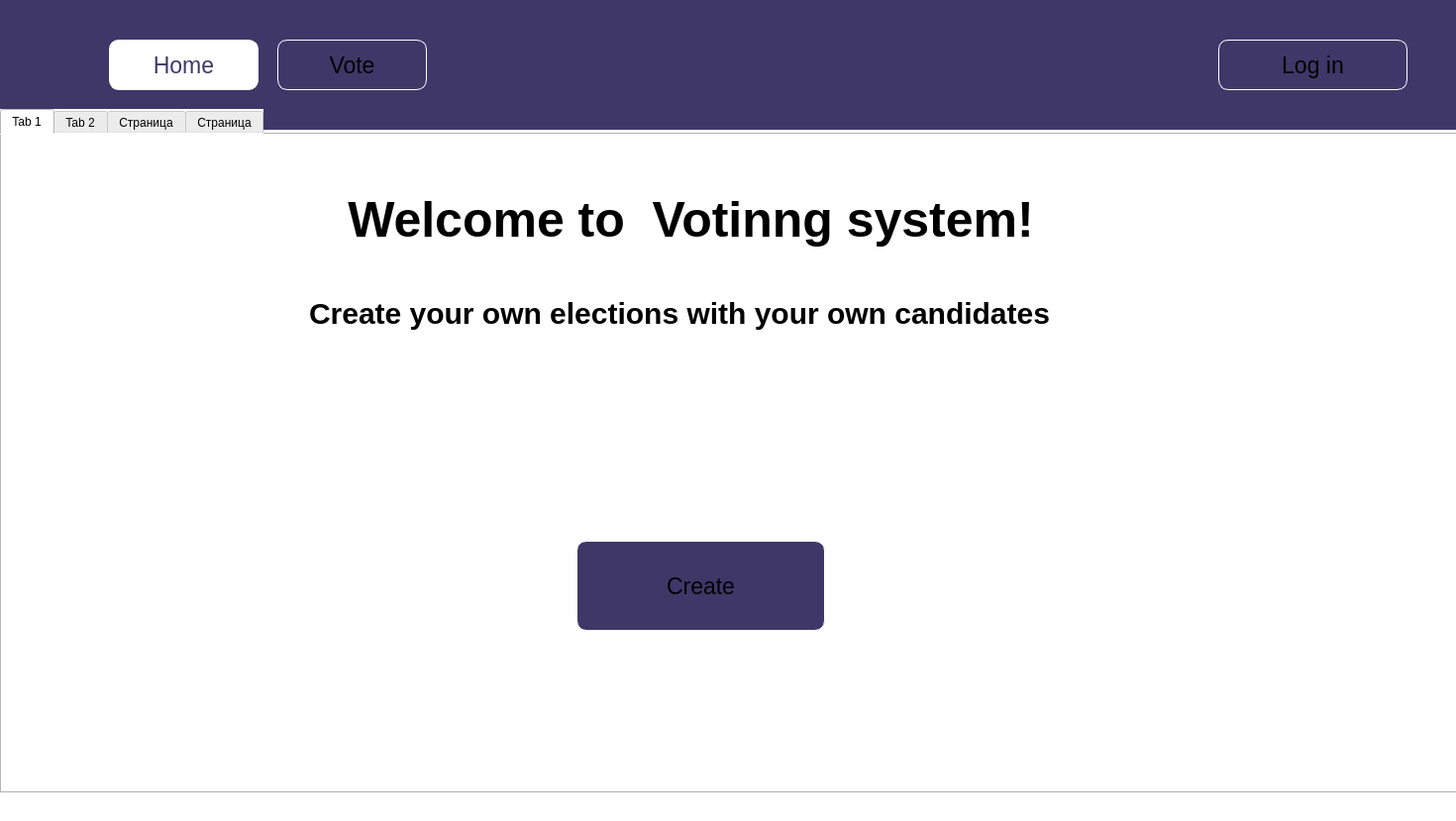
<?xml version="1.0" encoding="UTF-8"?>
<ui version="4.0">
 <class>MainWindow</class>
 <widget class="QMainWindow" name="MainWindow">
  <property name="geometry">
   <rect>
    <x>0</x>
    <y>0</y>
    <width>1470</width>
    <height>829</height>
   </rect>
  </property>
  <property name="minimumSize">
   <size>
    <width>1470</width>
    <height>829</height>
   </size>
  </property>
  <property name="maximumSize">
   <size>
    <width>1470</width>
    <height>829</height>
   </size>
  </property>
  <property name="windowTitle">
   <string>MainWindow</string>
  </property>
  <property name="styleSheet">
   <string notr="true">background-color: rgb(255, 255, 255);</string>
  </property>
  <widget class="QWidget" name="centralwidget">
   <widget class="QLabel" name="label">
    <property name="geometry">
     <rect>
      <x>-10</x>
      <y>-60</y>
      <width>1481</width>
      <height>191</height>
     </rect>
    </property>
    <property name="styleSheet">
     <string notr="true">background-color: rgb(63, 55, 104);</string>
    </property>
    <property name="text">
     <string/>
    </property>
   </widget>
   <widget class="QPushButton" name="pushButton_2">
    <property name="geometry">
     <rect>
      <x>1230</x>
      <y>40</y>
      <width>191</width>
      <height>51</height>
     </rect>
    </property>
    <property name="cursor">
     <cursorShape>PointingHandCursor</cursorShape>
    </property>
    <property name="styleSheet">
     <string notr="true">QPushButton {
    background-color: rgb(63, 55, 104);
	border-radius: 10px;
	font-size: 23px;
	border: 1px solid white;

}


</string>
    </property>
    <property name="text">
     <string>Log in</string>
    </property>
   </widget>
   <widget class="QPushButton" name="pushButton_3">
    <property name="geometry">
     <rect>
      <x>280</x>
      <y>40</y>
      <width>151</width>
      <height>51</height>
     </rect>
    </property>
    <property name="cursor">
     <cursorShape>PointingHandCursor</cursorShape>
    </property>
    <property name="styleSheet">
     <string notr="true">QPushButton {
    background-color: rgb(63, 55, 104);
	border-radius: 10px;
	font-size: 23px;
	border: 1px solid white;

}


</string>
    </property>
    <property name="text">
     <string>Vote</string>
    </property>
   </widget>
   <widget class="QPushButton" name="pushButton_4">
    <property name="geometry">
     <rect>
      <x>110</x>
      <y>40</y>
      <width>151</width>
      <height>51</height>
     </rect>
    </property>
    <property name="cursor">
     <cursorShape>PointingHandCursor</cursorShape>
    </property>
    <property name="styleSheet">
     <string notr="true">QPushButton {
    background-color: white;
    color: rgb(63, 55, 104);
    border-radius: 10px;
    font-size: 23px;
    border: 1px solid white;
}
</string>
    </property>
    <property name="text">
     <string>Home</string>
    </property>
   </widget>
   <widget class="QTabWidget" name="tabWidget">
    <property name="geometry">
     <rect>
      <x>0</x>
      <y>110</y>
      <width>1471</width>
      <height>691</height>
     </rect>
    </property>
    <property name="currentIndex">
     <number>0</number>
    </property>
    <widget class="QWidget" name="tab">
     <attribute name="title">
      <string>Tab 1</string>
     </attribute>
     <widget class="QLabel" name="label_3">
      <property name="geometry">
       <rect>
        <x>40</x>
        <y>50</y>
        <width>1311</width>
        <height>71</height>
       </rect>
      </property>
      <property name="styleSheet">
       <string notr="true">QLabel {
    font-family: &quot;Georgia&quot;; /* Или &quot;Times New Roman&quot; для похожего стиля */
    font-size: 50px;
    font-weight: bold;
    color: black;
}
</string>
      </property>
      <property name="text">
       <string>Welcome to  Votinng system!</string>
      </property>
      <property name="textFormat">
       <enum>Qt::MarkdownText</enum>
      </property>
      <property name="scaledContents">
       <bool>false</bool>
      </property>
      <property name="alignment">
       <set>Qt::AlignCenter</set>
      </property>
     </widget>
     <widget class="QLabel" name="label_4">
      <property name="geometry">
       <rect>
        <x>310</x>
        <y>160</y>
        <width>801</width>
        <height>41</height>
       </rect>
      </property>
      <property name="styleSheet">
       <string notr="true">QLabel {
    font-family: &quot;Georgia&quot;; /* Или &quot;Times New Roman&quot; для похожего стиля */
    font-size: 30px;
    font-weight: bold;
    color: black;
}
</string>
      </property>
      <property name="text">
       <string>Create your own elections with your own candidates</string>
      </property>
     </widget>
     <widget class="QPushButton" name="pushButton_5">
      <property name="geometry">
       <rect>
        <x>580</x>
        <y>410</y>
        <width>251</width>
        <height>91</height>
       </rect>
      </property>
      <property name="cursor">
       <cursorShape>PointingHandCursor</cursorShape>
      </property>
      <property name="styleSheet">
       <string notr="true">QPushButton {
    background-color: rgb(63, 55, 104);
	border-radius: 10px;
	font-size: 23px;
	border: 1px solid white;

}


</string>
      </property>
      <property name="text">
       <string>Create</string>
      </property>
     </widget>
    </widget>
    <widget class="QWidget" name="tab_2">
     <attribute name="title">
      <string>Tab 2</string>
     </attribute>
     <widget class="QLineEdit" name="lineEdit_11">
      <property name="geometry">
       <rect>
        <x>470</x>
        <y>150</y>
        <width>461</width>
        <height>71</height>
       </rect>
      </property>
      <property name="font">
       <font>
        <pointsize>-1</pointsize>
       </font>
      </property>
      <property name="cursor">
       <cursorShape>IBeamCursor</cursorShape>
      </property>
      <property name="styleSheet">
       <string notr="true">QLineEdit {
    color: rgb(0, 0, 0);
    font-size: 14px;
    border-radius: 10px;
    padding-left: 15px;
    border: 2px solid rgb(191, 191, 191); /* Границы серого цвета */
    background-color: rgb(255, 255, 255);
}
</string>
      </property>
      <property name="text">
       <string/>
      </property>
      <property name="placeholderText">
       <string>name of election</string>
      </property>
     </widget>
     <widget class="QLabel" name="label_5">
      <property name="geometry">
       <rect>
        <x>410</x>
        <y>30</y>
        <width>601</width>
        <height>61</height>
       </rect>
      </property>
      <property name="styleSheet">
       <string notr="true">QLabel {
    font-family: &quot;Georgia&quot;; /* Или &quot;Times New Roman&quot; для похожего стиля */
    font-size: 50px;
    font-weight: bold;
    color: black;
}
</string>
      </property>
      <property name="text">
       <string>Fill  to create elections</string>
      </property>
      <property name="textFormat">
       <enum>Qt::MarkdownText</enum>
      </property>
      <property name="scaledContents">
       <bool>false</bool>
      </property>
      <property name="alignment">
       <set>Qt::AlignCenter</set>
      </property>
     </widget>
     <widget class="QLabel" name="label_6">
      <property name="geometry">
       <rect>
        <x>260</x>
        <y>270</y>
        <width>221</width>
        <height>41</height>
       </rect>
      </property>
      <property name="styleSheet">
       <string notr="true">QLabel {
    font-family: &quot;Georgia&quot;; /* Или &quot;Times New Roman&quot; для похожего стиля */
    font-size: 50px;
    font-weight: bold;
    color: black;
}
</string>
      </property>
      <property name="text">
       <string>&lt;html&gt;&lt;head/&gt;&lt;body&gt;&lt;p&gt;&lt;span style=&quot; font-size:24pt;&quot;&gt;Start date&lt;/span&gt;&lt;/p&gt;&lt;/body&gt;&lt;/html&gt;</string>
      </property>
      <property name="textFormat">
       <enum>Qt::MarkdownText</enum>
      </property>
      <property name="scaledContents">
       <bool>false</bool>
      </property>
      <property name="alignment">
       <set>Qt::AlignCenter</set>
      </property>
     </widget>
     <widget class="QLabel" name="label_7">
      <property name="geometry">
       <rect>
        <x>900</x>
        <y>270</y>
        <width>221</width>
        <height>41</height>
       </rect>
      </property>
      <property name="styleSheet">
       <string notr="true">QLabel {
    font-family: &quot;Georgia&quot;; /* Или &quot;Times New Roman&quot; для похожего стиля */
    font-size: 50px;
    font-weight: bold;
    color: black;
}
</string>
      </property>
      <property name="text">
       <string>&lt;html&gt;&lt;head/&gt;&lt;body&gt;&lt;p&gt;&lt;span style=&quot; font-size:24pt;&quot;&gt;End date&lt;/span&gt;&lt;/p&gt;&lt;/body&gt;&lt;/html&gt;</string>
      </property>
      <property name="textFormat">
       <enum>Qt::MarkdownText</enum>
      </property>
      <property name="scaledContents">
       <bool>false</bool>
      </property>
      <property name="alignment">
       <set>Qt::AlignCenter</set>
      </property>
     </widget>
     <widget class="QPushButton" name="pushButton_6">
      <property name="geometry">
       <rect>
        <x>610</x>
        <y>500</y>
        <width>251</width>
        <height>91</height>
       </rect>
      </property>
      <property name="cursor">
       <cursorShape>PointingHandCursor</cursorShape>
      </property>
      <property name="styleSheet">
       <string notr="true">QPushButton {
    background-color: rgb(63, 55, 104);
	border-radius: 10px;
	font-size: 23px;
	border: 1px solid white;

}


</string>
      </property>
      <property name="text">
       <string>Create</string>
      </property>
     </widget>
     <widget class="QLineEdit" name="lineEdit_12">
      <property name="geometry">
       <rect>
        <x>150</x>
        <y>350</y>
        <width>461</width>
        <height>71</height>
       </rect>
      </property>
      <property name="font">
       <font>
        <pointsize>-1</pointsize>
       </font>
      </property>
      <property name="cursor">
       <cursorShape>IBeamCursor</cursorShape>
      </property>
      <property name="styleSheet">
       <string notr="true">QLineEdit {
    color: rgb(0, 0, 0);
    font-size: 14px;
    border-radius: 10px;
    padding-left: 15px;
    border: 2px solid rgb(191, 191, 191); /* Границы серого цвета */
    background-color: rgb(255, 255, 255);
}
</string>
      </property>
      <property name="text">
       <string/>
      </property>
      <property name="placeholderText">
       <string>(yyyy-MM-dd, HH:mm:ss)</string>
      </property>
     </widget>
     <widget class="QLineEdit" name="lineEdit_13">
      <property name="geometry">
       <rect>
        <x>910</x>
        <y>330</y>
        <width>461</width>
        <height>71</height>
       </rect>
      </property>
      <property name="font">
       <font>
        <pointsize>-1</pointsize>
       </font>
      </property>
      <property name="cursor">
       <cursorShape>IBeamCursor</cursorShape>
      </property>
      <property name="styleSheet">
       <string notr="true">QLineEdit {
    color: rgb(0, 0, 0);
    font-size: 14px;
    border-radius: 10px;
    padding-left: 15px;
    border: 2px solid rgb(191, 191, 191); /* Границы серого цвета */
    background-color: rgb(255, 255, 255);
}
</string>
      </property>
      <property name="text">
       <string/>
      </property>
      <property name="placeholderText">
       <string>(yyyy-MM-dd, HH:mm:ss)</string>
      </property>
     </widget>
    </widget>
    <widget class="QWidget" name="tab_3">
     <attribute name="title">
      <string>Страница</string>
     </attribute>
     <widget class="QTableWidget" name="tableWidget">
      <property name="geometry">
       <rect>
        <x>310</x>
        <y>80</y>
        <width>851</width>
        <height>451</height>
       </rect>
      </property>
      <property name="styleSheet">
       <string notr="true">border: 2px solid rgb(0, 0, 0); </string>
      </property>
     </widget>
     <widget class="QLabel" name="label_8">
      <property name="geometry">
       <rect>
        <x>430</x>
        <y>10</y>
        <width>601</width>
        <height>61</height>
       </rect>
      </property>
      <property name="styleSheet">
       <string notr="true">QLabel {
    font-family: &quot;Georgia&quot;; /* Или &quot;Times New Roman&quot; для похожего стиля */
    font-size: 50px;
    font-weight: bold;
    color: black;
}
</string>
      </property>
      <property name="text">
       <string>Welcome to elections!</string>
      </property>
      <property name="textFormat">
       <enum>Qt::MarkdownText</enum>
      </property>
      <property name="scaledContents">
       <bool>false</bool>
      </property>
      <property name="alignment">
       <set>Qt::AlignCenter</set>
      </property>
     </widget>
     <widget class="QLineEdit" name="lineEdit_14">
      <property name="geometry">
       <rect>
        <x>470</x>
        <y>570</y>
        <width>510</width>
        <height>61</height>
       </rect>
      </property>
      <property name="minimumSize">
       <size>
        <width>0</width>
        <height>0</height>
       </size>
      </property>
      <property name="maximumSize">
       <size>
        <width>510</width>
        <height>570</height>
       </size>
      </property>
      <property name="font">
       <font>
        <pointsize>-1</pointsize>
       </font>
      </property>
      <property name="cursor">
       <cursorShape>IBeamCursor</cursorShape>
      </property>
      <property name="styleSheet">
       <string notr="true">QLineEdit {
    color: rgb(0, 0, 0);
    font-size: 14px;
    border-radius: 10px;
    padding-left: 15px;
    border: 2px solid rgb(0, 0, 0); /* Границы серого цвета */
    background-color: rgb(255, 255, 255);
}
</string>
      </property>
      <property name="text">
       <string/>
      </property>
      <property name="placeholderText">
       <string>Write the name of the election you want to participate </string>
      </property>
     </widget>
     <widget class="QPushButton" name="pushButton_7">
      <property name="geometry">
       <rect>
        <x>1000</x>
        <y>570</y>
        <width>161</width>
        <height>61</height>
       </rect>
      </property>
      <property name="cursor">
       <cursorShape>PointingHandCursor</cursorShape>
      </property>
      <property name="styleSheet">
       <string notr="true">QPushButton {
    background-color: rgb(63, 55, 104);
	border-radius: 10px;
	font-size: 23px;
	border: 1px solid white;

}


</string>
      </property>
      <property name="text">
       <string>Participate</string>
      </property>
     </widget>
    </widget>
    <widget class="QWidget" name="tab_4">
     <attribute name="title">
      <string>Страница</string>
     </attribute>
     <widget class="QLabel" name="label_9">
      <property name="geometry">
       <rect>
        <x>60</x>
        <y>40</y>
        <width>1401</width>
        <height>71</height>
       </rect>
      </property>
      <property name="styleSheet">
       <string notr="true">QLabel {
    font-family: &quot;Georgia&quot;; /* Или &quot;Times New Roman&quot; для похожего стиля */
    font-size: 50px;
    font-weight: bold;
    color: black;
}
</string>
      </property>
      <property name="text">
       <string>&lt;html&gt;&lt;head/&gt;&lt;body&gt;&lt;p&gt;&lt;span style=&quot; font-size:36pt;&quot;&gt;Please, add at least 2 candidates (name , party, profile)&lt;/span&gt;&lt;/p&gt;&lt;/body&gt;&lt;/html&gt;</string>
      </property>
      <property name="textFormat">
       <enum>Qt::MarkdownText</enum>
      </property>
      <property name="scaledContents">
       <bool>false</bool>
      </property>
      <property name="alignment">
       <set>Qt::AlignCenter</set>
      </property>
     </widget>
     <widget class="QLineEdit" name="lineEdit_15">
      <property name="geometry">
       <rect>
        <x>70</x>
        <y>180</y>
        <width>411</width>
        <height>51</height>
       </rect>
      </property>
      <property name="font">
       <font>
        <pointsize>-1</pointsize>
       </font>
      </property>
      <property name="cursor">
       <cursorShape>IBeamCursor</cursorShape>
      </property>
      <property name="styleSheet">
       <string notr="true">QLineEdit {
    color: rgb(0, 0, 0);
    font-size: 14px;
    border-radius: 10px;
    padding-left: 15px;
    border: 2px solid rgb(191, 191, 191); /* Границы серого цвета */
    background-color: rgb(255, 255, 255);
}
</string>
      </property>
      <property name="text">
       <string/>
      </property>
      <property name="placeholderText">
       <string>name of candidates</string>
      </property>
     </widget>
     <widget class="QLineEdit" name="lineEdit_16">
      <property name="geometry">
       <rect>
        <x>70</x>
        <y>280</y>
        <width>411</width>
        <height>51</height>
       </rect>
      </property>
      <property name="font">
       <font>
        <pointsize>-1</pointsize>
       </font>
      </property>
      <property name="cursor">
       <cursorShape>IBeamCursor</cursorShape>
      </property>
      <property name="styleSheet">
       <string notr="true">QLineEdit {
    color: rgb(0, 0, 0);
    font-size: 14px;
    border-radius: 10px;
    padding-left: 15px;
    border: 2px solid rgb(191, 191, 191); /* Границы серого цвета */
    background-color: rgb(255, 255, 255);
}
</string>
      </property>
      <property name="text">
       <string/>
      </property>
      <property name="placeholderText">
       <string>party</string>
      </property>
     </widget>
     <widget class="QLineEdit" name="lineEdit_18">
      <property name="geometry">
       <rect>
        <x>70</x>
        <y>380</y>
        <width>411</width>
        <height>51</height>
       </rect>
      </property>
      <property name="font">
       <font>
        <pointsize>-1</pointsize>
       </font>
      </property>
      <property name="cursor">
       <cursorShape>IBeamCursor</cursorShape>
      </property>
      <property name="styleSheet">
       <string notr="true">QLineEdit {
    color: rgb(0, 0, 0);
    font-size: 14px;
    border-radius: 10px;
    padding-left: 15px;
    border: 2px solid rgb(191, 191, 191); /* Границы серого цвета */
    background-color: rgb(255, 255, 255);
}
</string>
      </property>
      <property name="text">
       <string/>
      </property>
      <property name="placeholderText">
       <string>profile</string>
      </property>
     </widget>
     <widget class="QPushButton" name="pushButton_8">
      <property name="geometry">
       <rect>
        <x>610</x>
        <y>380</y>
        <width>161</width>
        <height>51</height>
       </rect>
      </property>
      <property name="cursor">
       <cursorShape>PointingHandCursor</cursorShape>
      </property>
      <property name="styleSheet">
       <string notr="true">QPushButton {
    background-color: rgb(63, 55, 104);
	border-radius: 10px;
	font-size: 23px;
	border: 1px solid white;

}


</string>
      </property>
      <property name="text">
       <string>Add</string>
      </property>
     </widget>
     <widget class="QPushButton" name="pushButton_9">
      <property name="geometry">
       <rect>
        <x>600</x>
        <y>530</y>
        <width>201</width>
        <height>71</height>
       </rect>
      </property>
      <property name="cursor">
       <cursorShape>PointingHandCursor</cursorShape>
      </property>
      <property name="styleSheet">
       <string notr="true">QPushButton {
    background-color: rgb(63, 55, 104);
	border-radius: 10px;
	font-size: 23px;
	border: 1px solid white;

}


</string>
      </property>
      <property name="text">
       <string>Finish </string>
      </property>
     </widget>
    </widget>
   </widget>
  </widget>
  <widget class="QMenuBar" name="menubar">
   <property name="geometry">
    <rect>
     <x>0</x>
     <y>0</y>
     <width>1470</width>
     <height>21</height>
    </rect>
   </property>
  </widget>
  <widget class="QStatusBar" name="statusbar"/>
 </widget>
 <resources/>
 <connections/>
</ui>
